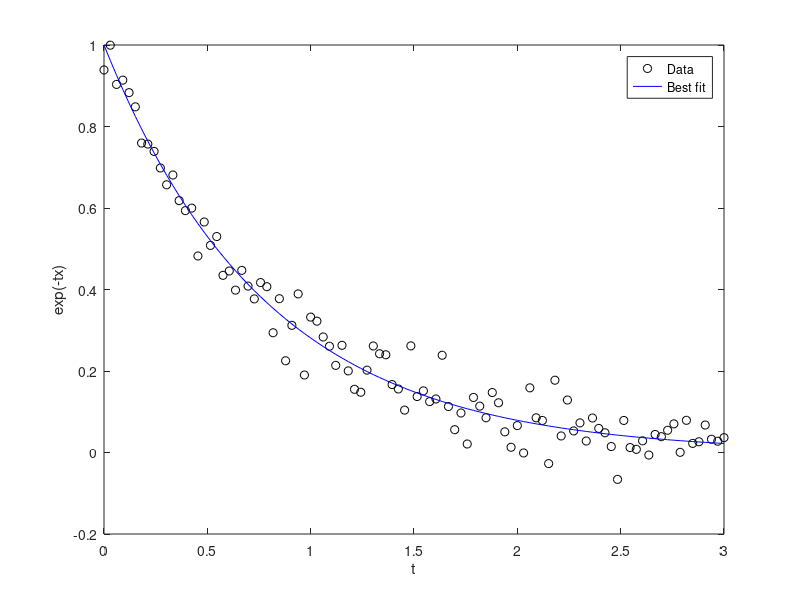

This chart was generated by the following MATLAB code:
rng default
d = linspace(0,3);
y = exp(-1.3*d) + 0.05*randn(size(d));
fun = @(r)exp(-d*r)-y;
x0 = 4;
x = lsqnonlin(fun,x0)
plot(d,y,'ko',d,exp(-x*d),'b-')
legend('Data','Best fit')
xlabel('t')
ylabel('exp(-tx)')